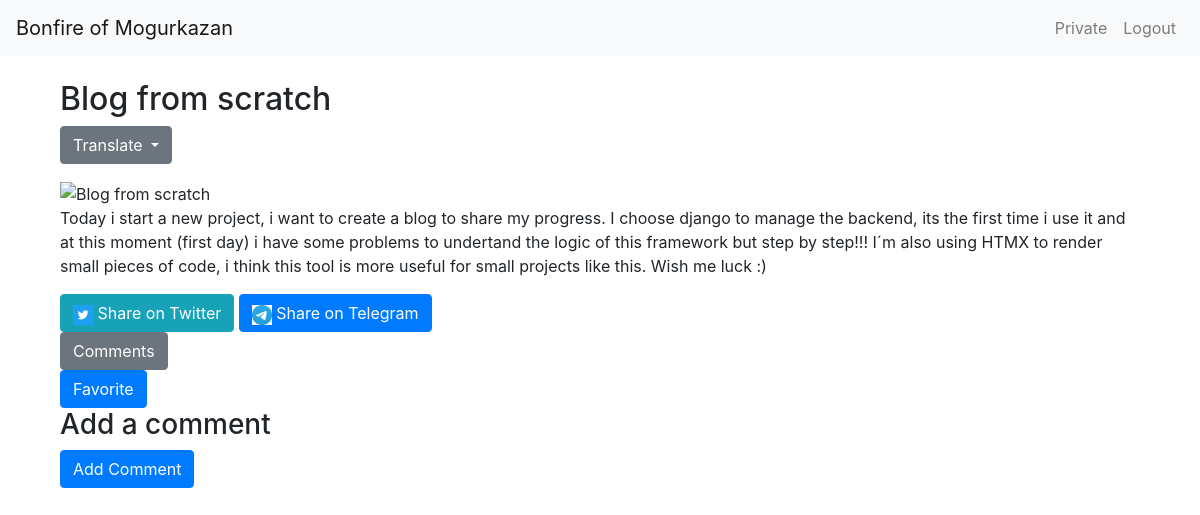
/post/1/ (signed in), run on the app's committed database.
### blog/models.py (models this page shows, shortened)
class CustomUser(AbstractBaseUser, PermissionsMixin):
    email = models.EmailField(unique=True)
    nickname = models.CharField(max_length=30)
    profile_picture = CloudinaryField('image', blank=True, null=True)
    is_active = models.BooleanField(default=True)
    is_staff = models.BooleanField(default=False)
    objects = CustomUserManager()
    USERNAME_FIELD = 'email'
    REQUIRED_FIELDS = ['nickname']

class Post(models.Model):
    author = models.ForeignKey(CustomUser, on_delete=models.CASCADE, related_name='posts')
    title = models.CharField(max_length=255)
    keywords = models.CharField(max_length=255, default='')
    content = models.TextField()
    created_at = models.DateTimeField(auto_now_add=True)
    updated_at = models.DateTimeField(auto_now=True)
    image = CloudinaryField('image', blank=True, null=True)

### blog/views.py (the view)
# urls.py: path('post/<int:pk>/', views.post_detail, name='post_detail'),
def post_detail(request, pk):
    post = get_object_or_404(Post, pk=pk)
    is_favorited = False
    if request.user.is_authenticated:
        is_favorited = Favorite.objects.filter(user=request.user, post=post).exists()
    favorite_text = 'Unfavorite' if is_favorited else 'Favorite'
    button_class = 'btn-danger' if is_favorited else 'btn-primary'
    return render(request, 'blog/post_detail.html', {
        'post': post,
        'is_favorited': is_favorited,
        'favorite_text': favorite_text,
        'button_class': button_class,
    })

### blog/templates/blog/post_detail.html (shortened to what this page needs)
{% extends "base.html" %}
{% load static %}
{% block content %}
<div class="container">
    <h2>{{ post.title }}</h2>
    <div class="dropdown mb-3">
        <button class="btn btn-secondary dropdown-toggle" type="button" id="dropdownMenuButton" data-toggle="dropdown" aria-haspopup="true" aria-expanded="false">
            Translate
        </button>
    </div>
    {% if post.image %}
        <img src="{{ post.image.url }}" alt="{{ post.title }}" style="max-width: 100%;">
    {% endif %}
    <p>{{ post.content }}</p>
    <div class="mt-3">
        <a href="https://twitter.com/intent/tweet?url={{ request.build_absolute_uri }}" target="_blank" class="btn btn-info">
            <img src="{% static 'blog/images/twitter.png' %}" alt="Twitter" width="20"> Share on Twitter
        </a>
        <a href="https://t.me/share/url?url={{ request.build_absolute_uri }}&text={{ post.title }}" target="_blank" class="btn btn-primary">
            <img src="{% static 'blog/images/telegram.png' %}" alt="Telegram" width="20"> Share on Telegram
        </a>
    </div>
    <div x-data="{ open: false }">
        <button x-on:click="open = ! open" class="btn btn-secondary" hx-get="{% url 'load_comments' post.pk %}" hx-target="#comments-container" hx-swap="innerHTML">Comments</button>
    </div>
    <a href="{% url 'toggle_favorite' post.pk %}" class="btn {% if is_favorited %}btn-danger{% else %}btn-primary{% endif %}">
        {% if is_favorited %}
            Unfavorite
        {% else %}
            Favorite
        {% endif %}
    </a>
    <h3>Add a comment</h3>
    <form method="post" action="{% url 'add_comment' post.pk %}">
        <button type="submit" class="btn btn-primary">Add Comment</button>
    </form>
</div>
{% endblock %}

### blog/templates/partials/navbar.html (shortened to what this page needs)
<nav class="navbar navbar-expand-lg navbar-light bg-light">
    <a class="navbar-brand" href="{% url 'post_list' %}">
        {% if user.is_authenticated %}
            Bonfire of {{ user.nickname }}
        {% else %}
            Bonfire
        {% endif %}
    </a>
    <div class="collapse navbar-collapse" id="navbarNav">
        <ul class="navbar-nav ml-auto">
            {% if user.is_authenticated %}
                <li class="nav-item">
                    <a class="nav-link" href="{% url 'private_area' %}">Private</a>
                </li>
                <li class="nav-item">
                    <form method="post" action="{% url 'logout' %}">
                        <button type="submit" class="btn btn-link nav-link" style="border: none; background: none;">Logout</button>
                    </form>
                </li>
            {% endif %}
        </ul>
    </div>
</nav>

### data on the page
CustomUser: nickname "Mogurkazan"
Post: title "Blog from scratch", content "Today i start a new project, i want to create a blog to share my progress. I choose django to manage the backend, its the first time i use it and at this moment (first day) i have some problems to undertand the logic of this framework but step by step!!! I´m also using HTMX to render small pieces of code, i think this tool is more useful for small projects like this. Wish me luck :)"
